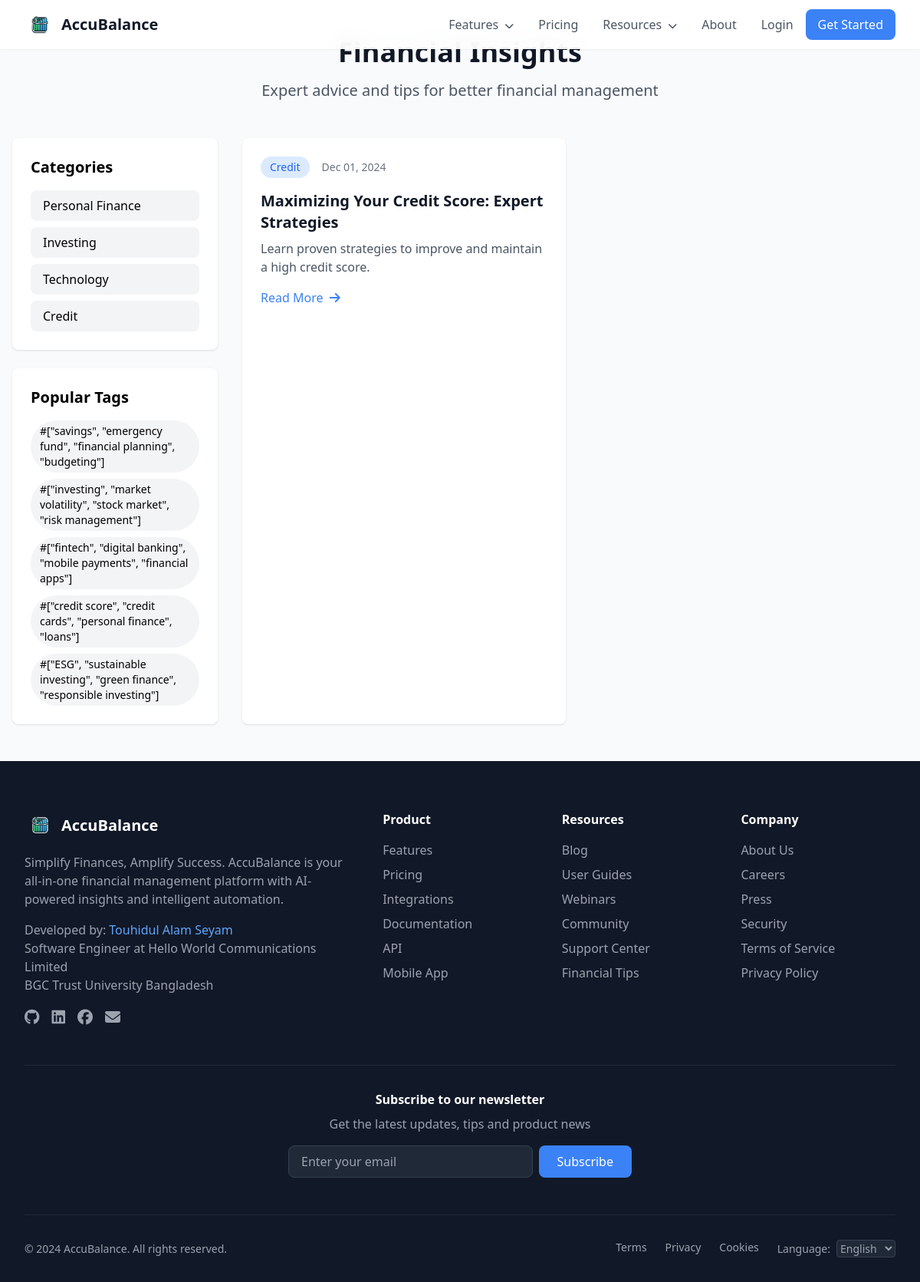
The app's page /blog.php?category=Credit with its own data.
### tables this page shows
CREATE TABLE blog_posts (
    id INT PRIMARY KEY AUTO_INCREMENT,
    title VARCHAR(255) NOT NULL,
    slug VARCHAR(255) NOT NULL UNIQUE,
    content TEXT NOT NULL,
    excerpt TEXT,
    featured_image VARCHAR(255),
    author_id INT,
    category VARCHAR(50),
    tags JSON,
    status ENUM('draft', 'published') DEFAULT 'draft',
    views INT DEFAULT 0,
    created_at TIMESTAMP DEFAULT CURRENT_TIMESTAMP,
    updated_at TIMESTAMP DEFAULT CURRENT_TIMESTAMP ON UPDATE CURRENT_TIMESTAMP,
    FOREIGN KEY (author_id) REFERENCES users(id)
);

### blog.php (the view, shortened to what this page needs)
<?php
require_once 'config.php';
$page = isset($_GET['page']) ? (int)$_GET['page'] : 1;
$per_page = 6;
$offset = ($page - 1) * $per_page;
$category = isset($_GET['category']) ? $conn->real_escape_string($_GET['category']) : null;
$where = "WHERE status = 'published'";
if ($category) {
    $where .= " AND category = '$category'";
}
$query = "SELECT * FROM blog_posts $where
          ORDER BY created_at DESC LIMIT $offset, $per_page";
$posts = $conn->query($query);
$categories_query = "SELECT DISTINCT category FROM blog_posts WHERE status = 'published'";
$categories = $conn->query($categories_query);
$tags_query = "SELECT DISTINCT JSON_UNQUOTE(JSON_EXTRACT(tags, '$[*]')) as tag
               FROM blog_posts, JSON_TABLE(tags, '$[*]' COLUMNS (tag VARCHAR(50) PATH '$')) t
               WHERE status = 'published'";
$tags = $conn->query($tags_query);
?>
<!DOCTYPE html>
<html lang="en">
<head>
    <script src="https://cdn.tailwindcss.com"></script>
    <link href="https://cdn.jsdelivr.net/npm/@fortawesome/fontawesome-free@6/css/all.min.css" rel="stylesheet">
    <link href="https://unpkg.com/aos@2.3.1/dist/aos.css" rel="stylesheet">
</head>
<body class="bg-gray-50">
    <?php include 'includes/public-nav.php'; ?>
    <div class="max-w-7xl mx-auto px-4 py-12">
        <div class="text-center mb-12" data-aos="fade-up">
            <h1 class="text-4xl font-bold text-gray-900 mb-4">Financial Insights</h1>
            <p class="text-xl text-gray-600">Expert advice and tips for better financial management</p>
        </div>
        <div class="grid grid-cols-1 lg:grid-cols-4 gap-8">
            <div class="lg:col-span-1">
                <div class="bg-white rounded-lg shadow p-6 mb-6" data-aos="fade-right">
                    <h2 class="text-xl font-bold mb-4">Categories</h2>
                    <div class="space-y-2">
                        <?php while ($category = $categories->fetch_assoc()): ?>
                            <a href="?category=<?php echo urlencode($category['category']); ?>"
                               class="category-badge block px-4 py-2 rounded-lg bg-gray-100 hover:bg-blue-500 hover:text-white transition-all">
                                <?php echo $category['category']; ?>
                            </a>
                        <?php endwhile; ?>
                    </div>
                </div>
                <div class="bg-white rounded-lg shadow p-6" data-aos="fade-right" data-aos-delay="100">
                    <h2 class="text-xl font-bold mb-4">Popular Tags</h2>
                    <div class="flex flex-wrap gap-2">
                        <?php while ($tag = $tags->fetch_assoc()): ?>
                            <a href="?tag=<?php echo urlencode($tag['tag']); ?>"
                               class="tag-pill inline-block px-3 py-1 bg-gray-100 text-sm rounded-full hover:bg-blue-500 hover:text-white transition-all">
                                #<?php echo $tag['tag']; ?>
                            </a>
                        <?php endwhile; ?>
                    </div>
                </div>
            </div>
            <div class="lg:col-span-3 grid md:grid-cols-2 gap-6">
                <?php
                $delay = 0;
                while ($post = $posts->fetch_assoc()):
                ?>
                    <article class="blog-card bg-white rounded-lg shadow overflow-hidden"
                             data-aos="fade-up"
                             data-aos-delay="<?php echo $delay; ?>">
                        <div class="p-6">
                            <div class="flex items-center mb-4">
                                <span class="px-3 py-1 bg-blue-100 text-blue-600 rounded-full text-sm">
                                    <?php echo $post['category']; ?>
                                </span>
                                <span class="text-gray-500 text-sm ml-4">
                                    <?php echo date('M d, Y', strtotime($post['created_at'])); ?>
                                </span>
                            </div>
                            <h2 class="text-xl font-bold mb-2">
                                <a href="blog-post.php?slug=<?php echo $post['slug']; ?>"
                                   class="text-gray-900 hover:text-blue-600">
                                    <?php echo $post['title']; ?>
                                </a>
                            </h2>
                            <p class="text-gray-600 mb-4">
                                <?php echo $post['excerpt']; ?>
                            </p>
                            <a href="blog-post.php?slug=<?php echo $post['slug']; ?>"
                               class="text-blue-500 hover:text-blue-600 font-medium">
                                Read More <i class="fas fa-arrow-right ml-1"></i>
                            </a>
                        </div>
                    </article>
                <?php
                    $delay += 100;
                endwhile;
                ?>
            </div>
        </div>
    </div>
    <?php include 'includes/footer.php'; ?>
</body>
</html>

### blog.php (style rules this page uses)
.blog-card { transition: all 0.3s ease; }
.category-badge { transition: all 0.3s ease; }
.tag-pill { transition: all 0.3s ease; }

### records on screen
blog_posts: category "Credit", created_at "Dec 01, 2024", title "Maximizing Your Credit Score: Expert Strategies", excerpt "Learn proven strategies to improve and maintain a high credit score."

### other values on screen
$category['category'] "Personal Finance"
$category['category'] "Investing"
$category['category'] "Technology"
$category['category'] "Credit"
$tag['tag'] "[\"savings\", \"emergency fund\", \"financial planning\", \"budgeting\"]"
$tag['tag'] "[\"investing\", \"market volatility\", \"stock market\", \"risk management\"]"
$tag['tag'] "[\"fintech\", \"digital banking\", \"mobile payments\", \"financial apps\"]"
$tag['tag'] "[\"credit score\", \"credit cards\", \"personal finance\", \"loans\"]"
$tag['tag'] "[\"ESG\", \"sustainable investing\", \"green finance\", \"responsible investing\"]"
